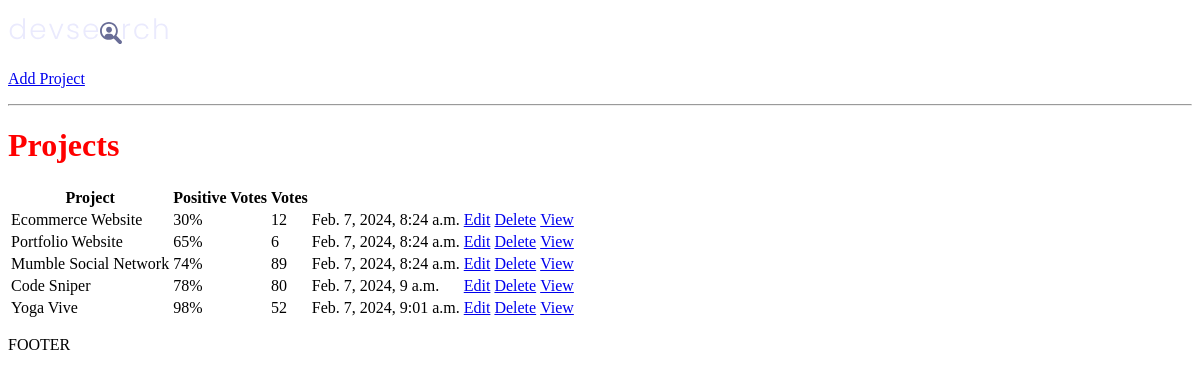
/, run on an earlier commit of the app's database.
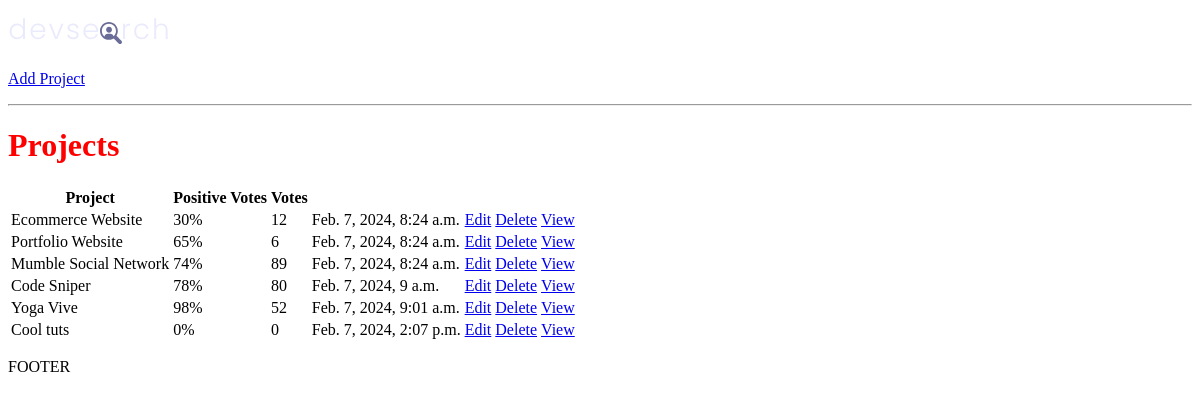
And on a later commit of the database.
### projectsApp/models.py (models this page shows, shortened)
class Project(models.Model):
    title = models.CharField(max_length=200)   # By default null=False - required to enter data in this field (for the database)
    description = models.TextField(null=True, blank=True)  # Does NOT require to enter data in this field! blank is the same but for django form to be submitted! We can submit a form without adding this!
    featured_image = models.ImageField(null=True, blank=True, default="default.jpg") # B/c its in "images" folder no need to specify path, otherwise path needed
    demo_link = models.CharField(max_length=2000, null=True, blank=True)
    source_link = models.CharField(max_length=2000, null=True, blank=True)
    tags = models.ManyToManyField('Tag', blank=True)  # The tag can be connected to many models
    vote_total = models.IntegerField(default=0, null=True, blank=True)
    vote_ratio = models.IntegerField(default=0, null=True, blank=True)
    created = models.DateTimeField(auto_now_add=True)
    id = models.UUIDField(default=uuid.uuid4, unique=True, primary_key=True, editable=False)

### projectsApp/views.py (the view)
# urls.py: path('', views.projects, name="projects"),
def projects(request):
    projects = Project.objects.all()
    context = {'projects': projects}
    return render(request, 'projectsApp/projects.html', context)

### projectsApp/templates/projectsApp/projects.html
{% extends "main.html" %}
{% block content %}
<h1>Projects</h1>
<table>
    <tr>
        <th> Project </th>
        <th> Positive Votes </th>
        <th> Votes </th>
        <th></th>
        <th></th>
    </tr>
    {% for project in projects %}
        <tr>
            <td>{{project.title}}</td>
            <td>{{project.vote_ratio}}%</td>
            <td>{{project.vote_total}}</td>
            <td>{{project.created}}</td>
            <td><a href="{% url 'update-project' project.id %}"> Edit </a></td>
            <td><a href="{% url 'delete-project' project.id %}"> Delete </a></td>
            <td><a href="{% url 'project' project.id %}"> View </a></td>
        </tr>
    {%endfor%}
</table>
{% endblock content %}

What changed in the data, as far as the page shows it:
added Project: title "Cool tuts", vote_ratio "0", vote_total "0", created "Feb. 7, 2024, 2:07 p.m."
